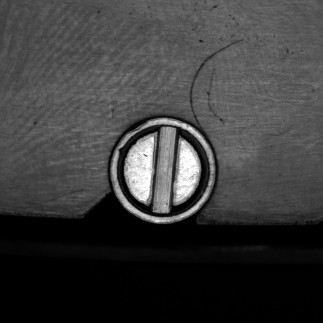
//> input picture ques3/1.jpg, 323 x 323 px
$ ./hough_lines 1.jpg   (built with g++ and OpenCV 4)
//> lines starting //> are read from the running program, lines starting //| are printed output that depends on the picture; after the words box and inside, x2 and y2 are one past the last pixel; in counts of white or black regions, pixels touching at a corner belong together
#include "opencv2/imgcodecs.hpp"
#include "opencv2/highgui.hpp"
#include "opencv2/imgproc.hpp"
using namespace cv;
using namespace std;
int main(int argc, char** argv)
{
    // Declare the output variables
    Mat dst, cdst, cdstP;
    const char* default_file = "result.png";
    const char* filename = argc >=2 ? argv[1] : default_file;
    // Loads an image
    Mat src = imread( samples::findFile( filename ) );
//> src is the input picture: 323 rows x 323 cols, CV_8UC3; min 0, max 255, mean 59.9
	Mat cpy = src.clone();
    // Check if image is loaded fine
    if(src.empty()){
        printf(" Error opening image\n");
        printf(" Program Arguments: [image_name -- default %s] \n", default_file);
        return -1;
    }
    // Edge detection
    Mat blr;
    GaussianBlur( src, blr, Size( 3, 3 ), 1.0);

    Canny(blr, dst, 50, 200, 3);
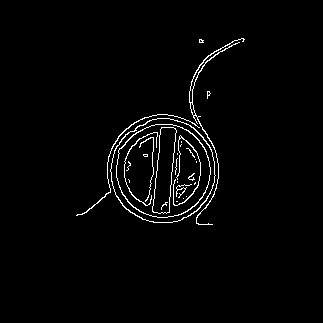
//> dst: 323 rows x 323 cols, CV_8UC1; 2.1% white in thin lines or dots, all inside (x1, y1, x2, y2) = (76, 38, 245, 225)
    // Copy edges to the images that will display the results in BGR
    cvtColor(dst, cdst, COLOR_GRAY2BGR);
    cdstP = cdst.clone();

    // Probabilistic Line Transform
    vector<Vec4i> linesP; // will hold the results of the detection
    HoughLinesP(dst, linesP, 1, CV_PI/180, 50, 40, 90 ); // runs the actual detection
//> linesP = 4 lines (x1, y1, x2, y2): [107, 162, 222, 47], [168, 222, 177, 116], [151, 221, 162, 114], [191, 81, 206, 224]
    // Draw the lines
    for( size_t i = 0; i < linesP.size(); i++ )
    {
        Vec4i l = linesP[i];
        line( src, Point(l[0], l[1]), Point(l[2], l[3]), Scalar(0,0,255),1, LINE_AA);
    }
//> this loop made 4 passes
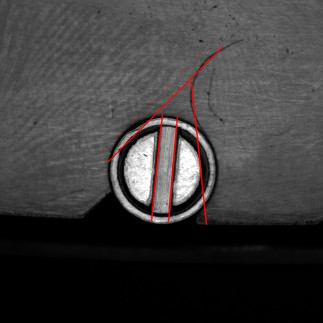
//> src: 323 rows x 323 cols, CV_8UC3; 1.37% of pixels changed, all inside (x1, y1, x2, y2) = (106, 47, 224, 226)
    Vec4i l1 = linesP[0];
//> l1 = [107, 162, 222, 47]
    Vec4i l2 = linesP[1];
//> l2 = [168, 222, 177, 116]
    line( src, Point(l1[0], l1[1]), Point(l2[0], l2[1]), Scalar(0,0,255),1, LINE_AA);
    line( src, Point(l1[2], l1[3]), Point(l2[2], l2[3]), Scalar(0,0,255),1, LINE_AA);
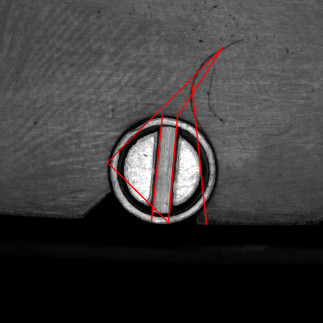
//> src: 323 rows x 323 cols, CV_8UC3; mean B, G, R 59.2, 59.2, 61.3
    // Show results
    imshow("Source", src);
    imwrite("result.png",src);
    imshow("blr",blr);
    imshow("Detected Lines (in red) - Probabilistic Line Transform", cdstP);
    // Wait and Exit
    waitKey();
    return 0;
}
